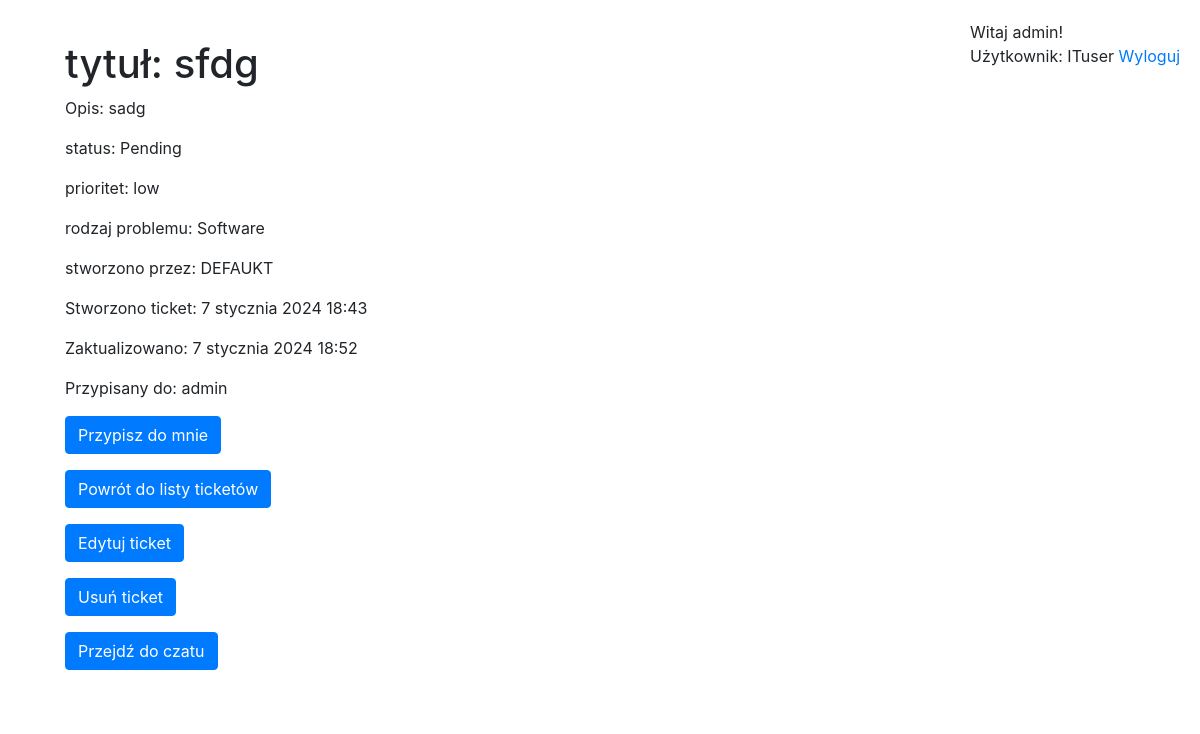
Before: /ticket/detail/sfdg/ (signed in) with the older database file.
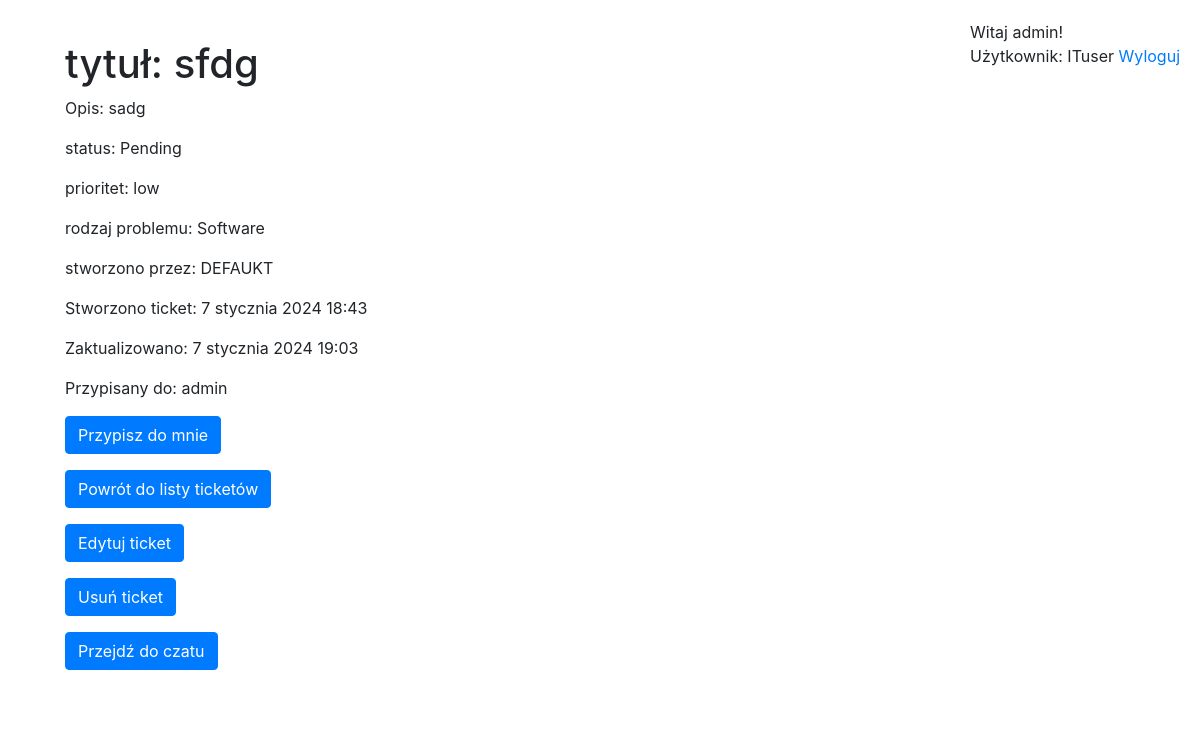
After: the same page with the newer database file.
### helpdeskapp/models.py (models this page shows, shortened)
class Ticket(models.Model):
    statuslist = (
        ('Pending', 'Pending'),
        ('In Progress', 'In Progress'),
        ('Completed', 'Completed'),
    )
    prioritylist = (
        ('low', 'low'),
        ('mid', 'mid'),
        ('high', 'high'),
    )
    request_typelist = (
        ('Software', 'Software'),
        ('Hardware', 'Hardware'),
        ('Network', 'Network'),
        ('Other', 'Other')
    )
    title = models.CharField(max_length=100)
    description = models.TextField()
    status = models.CharField(max_length=100, choices=statuslist, default='Pending')
    priority = models.CharField(max_length=100, choices=prioritylist, default='low')
    request_type = models.CharField(max_length=100, choices=request_typelist, default='Software')
    created_at = models.DateTimeField(auto_now_add=True)
    assigned_to = models.ForeignKey(User, on_delete=models.CASCADE, related_name='ticket_assigned_to', null=True, blank=True, default=None)
    updated_at = models.DateTimeField(auto_now=True)
    created_by = models.ForeignKey(User, on_delete=models.CASCADE, related_name='ticket_created_by')
    closed_at = models.DateTimeField(null=True, blank=True, default=None)
    objects = models.Manager() # default manager
    slug = models.SlugField(unique=True, default='default-slug')
    class Meta:
        ordering = ['-created_at']

### helpdeskapp/views.py (the view)
# urls.py: path('ticket/detail/<slug:slug>/', views.ticket_detail, name='ticket_detail'),
def ticket_detail(request, slug):
    ticket = get_object_or_404(Ticket, slug=slug)
    return render(request, 'helpdeskapp/tickets/ticket_detail.html', {'ticket': ticket})

### helpdeskapp/templates/helpdeskapp/tickets/ticket_detail.html (shortened to what this page needs)
{% extends "helpdeskapp/base.html" %}
{% block content %}
    <h1>tytuł: {{ticket.title}}</h1>
    <p>Opis: {{ticket.description}}</p>
    <p>status: {{ticket.status}}</p>
    <p>prioritet: {{ticket.priority}}</p>
    <p>rodzaj problemu: {{ticket.request_type}}</p>
    <p>stworzono przez: {{ticket.created_by}}</p>
    <p>Stworzono ticket: {{ticket.created_at}}</p>
    <p>Zaktualizowano: {{ticket.updated_at}}</p>
    <p>Przypisany do: {{ticket.assigned_to}}</p>
    <p /><a href="{% url 'helpdeskapp:assigned_to' ticket.slug %}" class="btn btn-primary">Przypisz do mnie</a>
    <p /><a href = "{% url 'helpdeskapp:ticket_list' %}" class = "btn btn-primary">Powrót do listy ticketów</a>
    <p><a href="{% url 'helpdeskapp:ticket_edit' ticket.slug %}" class = "btn btn-primary" >Edytuj ticket</a></p>
    <p><a href="{% url 'helpdeskapp:ticket_delete' ticket.slug %}" class = "btn btn-primary">Usuń ticket</a></p>
    <p><a href="{% url 'chat:chat_room' ticket.slug %}" class="btn btn-primary">Przejdź do czatu</a></p>
{% endblock %}

Changed rows visible on the page:
changed Ticket "sfdg": updated_at "7 stycznia 2024 18:52" → "7 stycznia 2024 19:03"
